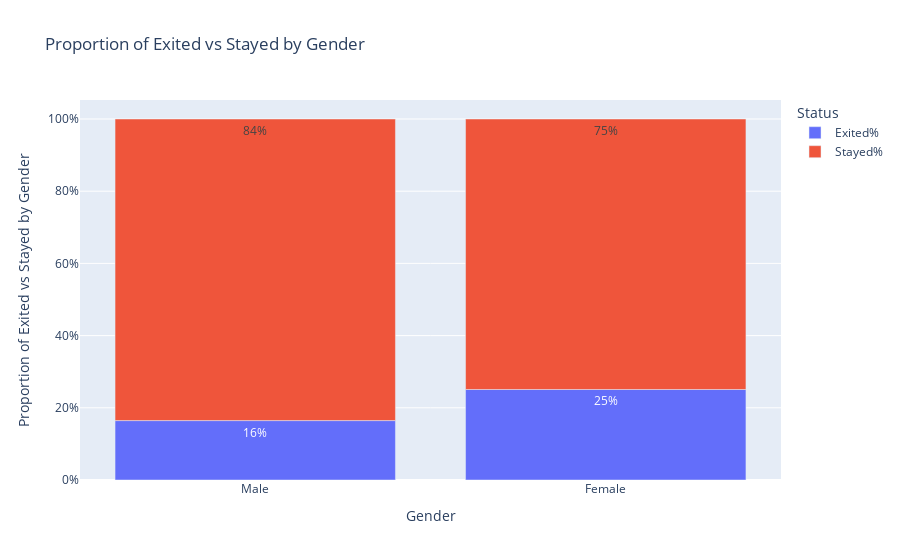

The notebook cell this image was saved under:
### Markdown cell above
O fato de haver um churn maior na Alemanha indica que essa propriedade pode ter informações importantes para previsão.

## Gender

No que tange a gênero, notamos que mulheres tendem a fechar suas contas mais que homens proporcionalmente falando.

### Code cell
gender_counting = count_exited(X_raw, Y, 'Gender')
plot_counting('Proporção de churn por gênero', gender_counting)

### Figure 1 — Plotly figure (JSON) as saved in the notebook; plotly's stock layout.template omitted (floating-point values rounded to 4 significant figures)
{"data": [{"hovertemplate": "Status=Exited%<br>Gender=%{x}<br>Proportion=%{y}<br>text=%{text}<extra></extra>", "legendgroup": "Exited%", "marker": {"color": "#636efa", "pattern": {"shape": ""}}, "name": "Exited%", "orientation": "v", "showlegend": true, "text": ["16%", "25%"], "textposition": "auto", "type": "bar", "x": ["Male", "Female"], "xaxis": "x", "y": [0.1646, 0.2507], "yaxis": "y"}, {"hovertemplate": "Status=Stayed%<br>Gender=%{x}<br>Proportion=%{y}<br>text=%{text}<extra></extra>", "legendgroup": "Stayed%", "marker": {"color": "#EF553B", "pattern": {"shape": ""}}, "name": "Stayed%", "orientation": "v", "showlegend": true, "text": ["84%", "75%"], "textposition": "auto", "type": "bar", "x": ["Male", "Female"], "xaxis": "x", "y": [0.8354, 0.7493], "yaxis": "y"}], "layout": {"autosize": true, "barmode": "relative", "hovermode": "x unified", "legend": {"title": {"text": "Status"}, "tracegroupgap": 0}, "title": {"text": "Proportion of Exited vs Stayed by Gender"}, "xaxis": {"anchor": "y", "autorange": true, "domain": [0, 1], "range": [-0.5, 1.5], "title": {"text": "Gender"}, "type": "category"}, "yaxis": {"anchor": "x", "autorange": true, "domain": [0, 1], "range": [0, 1.053], "tickformat": ".0%", "title": {"text": "Proportion of Exited vs Stayed by Gender"}, "type": "linear"}}}
